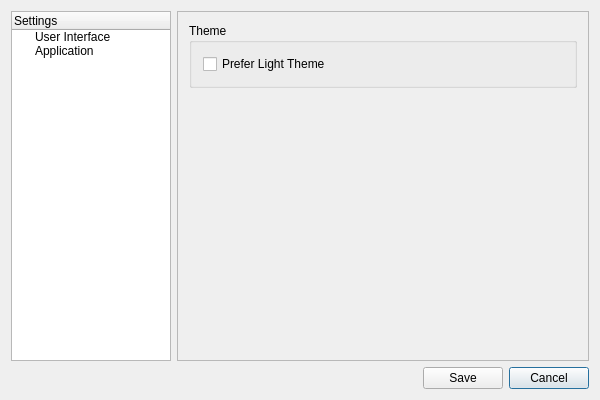
<?xml version="1.0" encoding="UTF-8"?>
<ui version="4.0">
 <class>SettingsDialog</class>
 <widget class="QDialog" name="SettingsDialog">
  <property name="geometry">
   <rect>
    <x>0</x>
    <y>0</y>
    <width>600</width>
    <height>400</height>
   </rect>
  </property>
  <property name="windowTitle">
   <string>Settings</string>
  </property>
  <layout class="QVBoxLayout" name="verticalLayout_3">
   <item>
    <layout class="QHBoxLayout" name="layoutMain">
     <item>
      <widget class="QTreeWidget" name="treeNav">
       <property name="minimumSize">
        <size>
         <width>160</width>
         <height>0</height>
        </size>
       </property>
       <property name="maximumSize">
        <size>
         <width>160</width>
         <height>16777215</height>
        </size>
       </property>
       <property name="indentation">
        <number>20</number>
       </property>
       <column>
        <property name="text">
         <string>Settings</string>
        </property>
       </column>
       <item>
        <property name="text">
         <string>User Interface</string>
        </property>
       </item>
       <item>
        <property name="text">
         <string>Application</string>
        </property>
       </item>
      </widget>
     </item>
     <item>
      <widget class="QStackedWidget" name="viewStack">
       <property name="frameShape">
        <enum>QFrame::StyledPanel</enum>
       </property>
       <property name="currentIndex">
        <number>0</number>
       </property>
       <widget class="QWidget" name="pageUserInterface">
        <layout class="QVBoxLayout" name="verticalLayout">
         <item>
          <widget class="QGroupBox" name="groupTheme">
           <property name="title">
            <string>Theme</string>
           </property>
           <layout class="QVBoxLayout" name="verticalLayout_2">
            <item>
             <widget class="QCheckBox" name="chkPreferLightTheme">
              <property name="text">
               <string>Prefer Light Theme</string>
              </property>
             </widget>
            </item>
           </layout>
          </widget>
         </item>
         <item>
          <spacer name="verticalSpacer">
           <property name="orientation">
            <enum>Qt::Vertical</enum>
           </property>
           <property name="sizeHint" stdset="0">
            <size>
             <width>20</width>
             <height>40</height>
            </size>
           </property>
          </spacer>
         </item>
        </layout>
       </widget>
       <widget class="QWidget" name="pageApplication"/>
      </widget>
     </item>
    </layout>
   </item>
   <item>
    <layout class="QHBoxLayout" name="layoutButtons">
     <item>
      <spacer name="horizontalSpacer">
       <property name="orientation">
        <enum>Qt::Horizontal</enum>
       </property>
       <property name="sizeHint" stdset="0">
        <size>
         <width>40</width>
         <height>20</height>
        </size>
       </property>
      </spacer>
     </item>
     <item>
      <widget class="QPushButton" name="btnSave">
       <property name="text">
        <string>Save</string>
       </property>
      </widget>
     </item>
     <item>
      <widget class="QPushButton" name="btnCancel">
       <property name="text">
        <string>Cancel</string>
       </property>
       <property name="default">
        <bool>true</bool>
       </property>
      </widget>
     </item>
    </layout>
   </item>
  </layout>
 </widget>
 <layoutdefault spacing="6" margin="11"/>
 <resources>
  <include location="../../resources.qrc"/>
 </resources>
 <connections/>
</ui>
